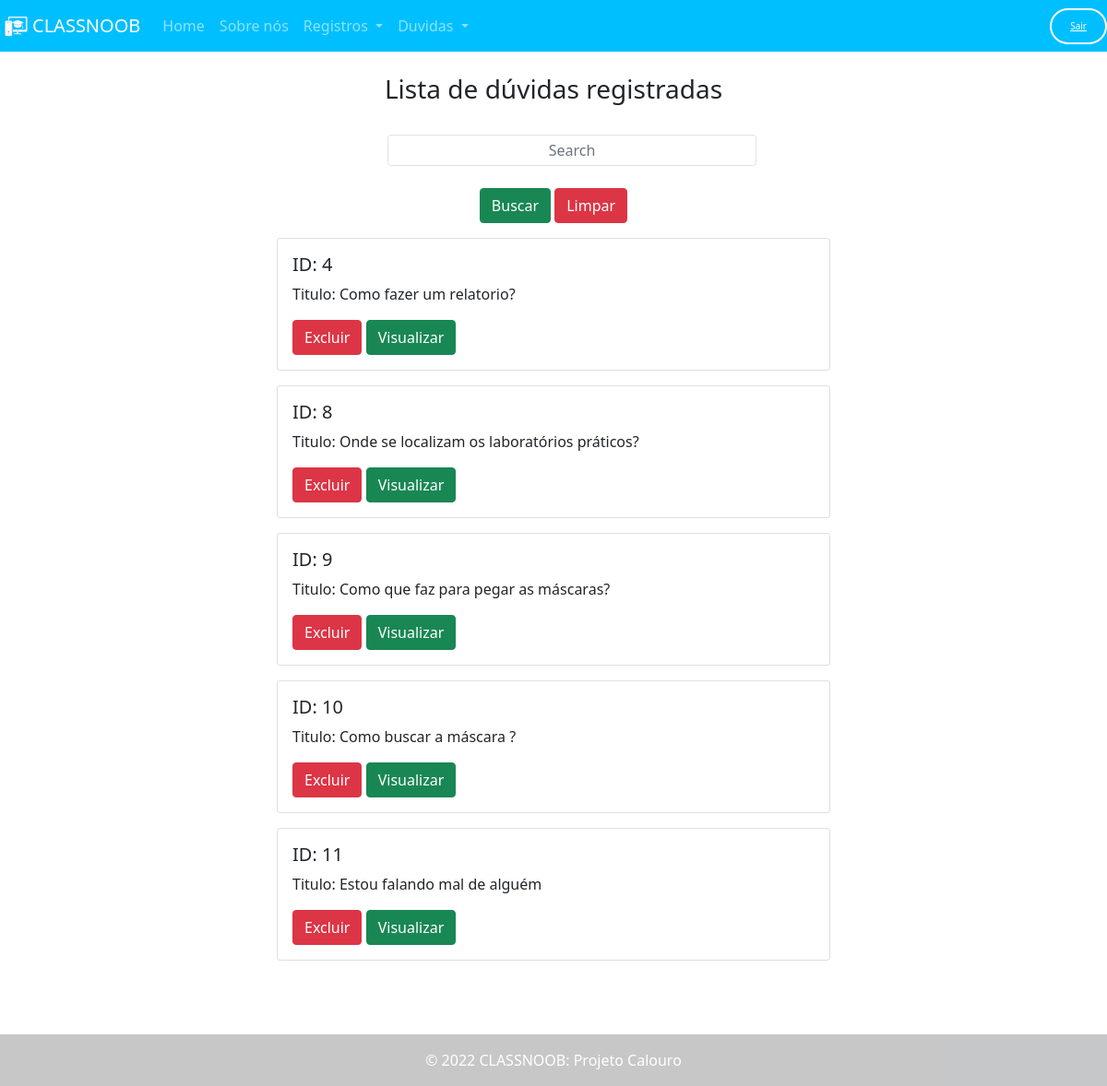
/listduvidas/ (signed in), run on the app's committed database.
### plataforma/models.py (models this page shows, shortened)
class Comentario(models.Model):
    name = models.CharField(max_length=50, default="")
    explicacao = models.TextField()
    arquivo = models.FileField(upload_to='uploads/', default="",blank=True)

### plataforma/views.py (the view)
# urls.py: path('listduvidas/', Coments_List.as_view(), name="Coments_List"),
class Coments_List(ListView):
    model = Comentario
    template_name = 'listduvidas.html'
    paginate_by = 5
    def get_queryset(self):
        caminho = self.request.GET.get('Busca_Comentario')
        if caminho:
            comentarios = Comentario.objects.filter(explicacao__icontains=caminho)
        else:
            comentarios = Comentario.objects.all()
        return comentarios

### plataforma/templates/listduvidas.html (shortened to what this page needs)
{% extends 'base.html' %}
{% load static %}
{% load crispy_forms_tags %}
{%block 'head'%}
<link rel="stylesheet" href="{% static 'plataforma/css/list.css'%}" xmlns="http://www.w3.org/1999/html">
    <link rel="stylesheet" href="https://cdn.jsdelivr.net/npm/bootstrap@5.1.3/dist/css/bootstrap.min.css">
{%endblock%}
{% block 'body' %}
{% if request.user.is_authenticated%}
<br>
<h3> Lista de dúvidas registradas  </h3>
<br>
<div class="BuscarList">
 <form action="?" method="GET">
    <input type="text" name="Busca_Comentario" id="" value="{{ request.GET.Busca_Comentario }}" style="margin-left: 35%; width: 400px;" class="p-1 border form-control" autocomplete="off" placeholder="Search">
    <br> <button type="submit" class="btn btn-success" style="margin-left: 0%;" title="Buscar">Buscar</button>
    <a href="{%url 'Coments_List'%}" class="btn btn-danger" title="Limpar">Limpar</a>
 </form>
</div>
            {% for Comentario in object_list %}
             <div class="card mb-3 col-6" style="margin-left:25%; margin-top: 1%;">
              <div class="card-body">
                <h5 class="card-title">ID: {{Comentario.id}}</h5>
                <p class="card-text">Titulo: {{Comentario.name}}</p>
                    <a href="{% url 'deleteduvidas' Comentario.pk%}" class="btn btn-danger btn-sn" title="Excluir">Excluir</a>
                    <a href="detalhes/{{Comentario.id}}"  class="btn btn-success btn-sn" {{comentarios}}> Visualizar </a>
              </div>
            </div>
            {% empty %}
            <tr>
                <td colspan="2"> Nenhum campo registrado. </td>
            </tr>
            {% endfor %}<br><br><br><br><br>
{%endif%}
{%endblock%}

### templates/base.html (shortened to what this page needs)
{% load static %}
<html lang="pt-BR">
  <head>
    {% block 'head' %}{% endblock  %}
    <link rel="stylesheet" href="{% static 'plataforma/css/home.css' %}">
    <link rel="stylesheet" href="https://cdn.jsdelivr.net/npm/bootstrap@5.1.3/dist/css/bootstrap.min.css">
  </head>
  <body>
<nav class="navbar navbar-expand-lg navbar navbar-dark" style="background-color: #00BFFF;">
   <img src="{% static 'plataforma/img/logo.png' %}" width="35" height="35" class="d-inline-block align-top" alt="">
    <a class="navbar-brand"  href="#">CLASSNOOB</a>
  <div class="collapse navbar-collapse" id="navbarNavDropdown">
    <ul class="navbar-nav">
      <li class="nav-item active">
            <a class="nav-link" href="{% url 'home'%}">Home</a>
      </li>
        <li class="nav-item active">
            <a class="nav-link" href="#">Sobre nós</a>
        </li>
      <li class="nav-item dropdown">
        <a class="nav-link dropdown-toggle" href="#" id="navbarDropdownMenuLink" data-toggle="dropdown" aria-haspopup="true" aria-expanded="false">
          Registros
        </a>
      </li>
          <li class="nav-item dropdown">
        <a class="nav-link dropdown-toggle" href="#" id="navbarDropdownMenuComentario" data-toggle="dropdown" aria-haspopup="true" aria-expanded="false">
          Duvidas
        </a>
      </li>
    </ul>
  </div>
     <a class="btn_sair" href="{% url 'sair' %}">Sair</a>
</nav>
  {% block 'body' %}
  {% endblock  %}
<footer class="bg-light text-center text-white" style="bottom: 0;
        position: fixed;
        width: 100%;
        text-align: center;
        left:0;"
>
  <div class="text-center p-3" style="background-color: rgba(0, 0, 0, 0.2);">
    © 2022 CLASSNOOB:
    <a class="text-white" style="text-decoration:none; color: #30CD9E;" href="https://github.com/luismontei">Projeto Calouro</a>
  </div>
</footer>
  </body>
</html>

### templates/static/plataforma/css/list.css (style rules this page uses)
h3 { text-align: center; }
.btn_sair { color: white; font-size: 10px; border: 2px solid white; padding: 10px 20px 10px 20px; border-radius: 20px; }
.BuscarList { text-align: center; }

### templates/static/plataforma/css/home.css (style rules this page uses)
.form-control { text-align: center; }
.btn_sair { color: white; font-size: 10px; border: 2px solid white; padding: 10px 20px 10px 20px; border-radius: 20px; }

### data on the page
Comentario: id "4", name "Como fazer um relatorio?"
Comentario: id "8", name "Onde se localizam os laboratórios práticos?"
Comentario: id "9", name "Como que faz para pegar as máscaras?"
Comentario: id "10", name "Como buscar a máscara ?"
Comentario: id "11", name "Estou falando mal de alguém"
